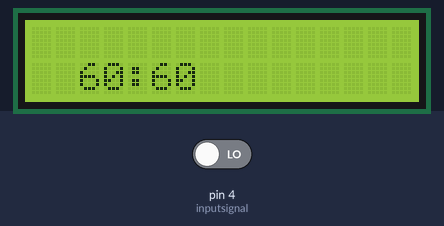
Bench run of a sketch on a simulated Arduino Uno, built with avr-gcc and run on an emulated ATmega328P. Parts: 16×2 character LCD. Inputs (shaded band) come from the test bench; at power-on: pin 4 (inputsignal) LOW. At 2.1 s the program stops and its outputs stay as they are.

Above: at 0.1 s.
At 1.6 s:
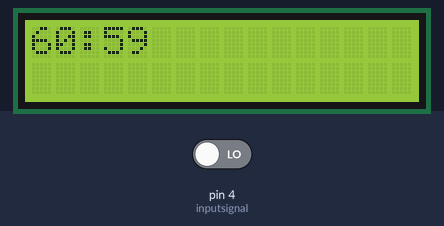
1.7 s: pin 4 (inputsignal) driven HIGH
At 3.1 s:
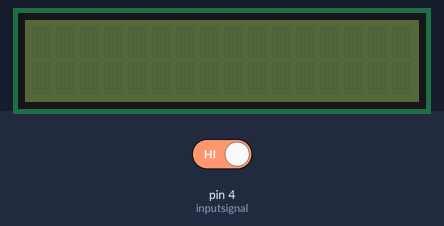
Timing chart, 0 to 3.6 s (numbered marks = the images above; inputs shaded):
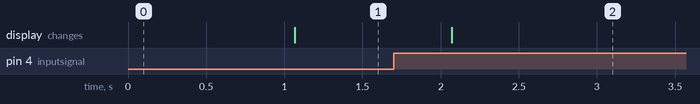

Measured:
- after the input at 1.7 s, the display: changes after 0.37 s (image 2)

The sketch:

timer2.ino
```cpp
#include <LiquidCrystal.h>
//LCD DISPLAY
const int rs = 12, en = 11, d4 = 10, d5 = 9, d6 = 8, d7 = 7;
LiquidCrystal lcd(rs, en, d4, d5, d6, d7);
const int inputsignal=4;

void setup() {
   lcd.begin(16, 2);
  pinMode(inputsignal, INPUT);

}

void loop() {

    lcd.setCursor(2, 2);
  for(int minute=60;minute>=0;minute=minute-1){
    for(int sekunde=60;sekunde>=0;sekunde=sekunde-1){
      lcd.print(minute);
      lcd.print(":");
      lcd.print(sekunde);
      delay(1000);
       lcd.clear();
      if(digitalRead(inputsignal)==HIGH){
        lcd.print("GOTOVO");
        exit(1);
        delay(5000);
        }
      }
    }


 }
```
